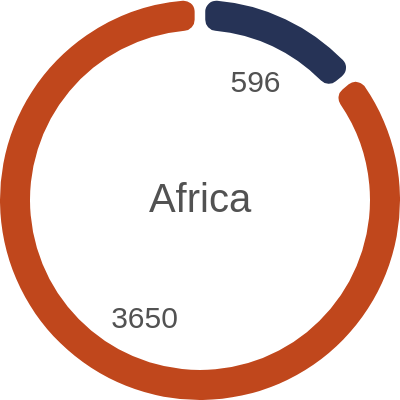

Write a Vega-Lite specification for this figure.
### Vega specification from a JSON file in a GitHub repository (floating-point values rounded to 4 significant figures)
{"$schema": "https://vega.github.io/schema/vega/v5.json", "description": "A basic donut chart example.", "width": 200, "height": 200, "autosize": "none", "signals": [{"name": "startAngle", "value": 0}, {"name": "endAngle", "value": 6.29}, {"name": "padAngle", "value": 0.04}, {"name": "innerRadius", "value": 85}, {"name": "cornerRadius", "value": 5.5}, {"name": "sort", "value": false}, {"name": "selected", "value": "", "on": [{"events": "mouseover", "update": "datum"}]}], "data": [{"name": "table", "values": [{"id": 1, "field": 596}, {"id": 2, "field": 3650}, {"id": 3, "field": 5}], "transform": [{"type": "pie", "field": "field", "startAngle": {"signal": "startAngle"}, "endAngle": {"signal": "endAngle"}, "sort": {"signal": "sort"}}]}, {"name": "fieldSum", "source": "table", "transform": [{"type": "aggregate", "fields": ["id"], "ops": ["sum"], "as": ["sum"]}]}], "scales": [{"name": "color", "type": "ordinal", "domain": {"data": "table", "field": "id"}, "range": ["#263356", "#c0471c", "#865a33"]}], "marks": [{"type": "arc", "from": {"data": "table"}, "encode": {"enter": {"fill": {"scale": "color", "field": "id"}, "x": {"signal": "width / 2"}, "y": {"signal": "height / 2"}}, "update": {"startAngle": {"field": "startAngle"}, "endAngle": {"field": "endAngle"}, "padAngle": {"signal": "padAngle"}, "innerRadius": {"signal": "innerRadius"}, "outerRadius": {"signal": "width / 2"}, "cornerRadius": {"signal": "cornerRadius"}}}}, {"type": "text", "encode": {"enter": {"fill": {"value": "#525252"}, "text": {"value": ""}}, "update": {"opacity": {"value": 1}, "x": {"signal": "width / 2"}, "y": {"signal": "height / 2"}, "align": {"value": "center"}, "baseline": {"value": "middle"}, "fontSize": {"value": 20}, "text": {"value": "Africa"}}}}, {"name": "mark_id", "type": "text", "from": {"data": "table"}, "encode": {"enter": {"text": {"signal": "if(datum['endAngle'] - datum['startAngle'] < 0.3, '', format(datum['field']/1, ''))"}, "x": {"signal": "if(width >= height, height, width) / 2"}, "y": {"signal": "if(width >= height, height, width) / 2"}, "radius": {"signal": "if(selected && selected.id == datum.id, if(width >= height, height, width) / 2 * 1.05 * 0.65, if(width >= height, height, width) / 2 * 0.65)"}, "theta": {"signal": "(datum['startAngle'] + datum['endAngle'])/2"}, "fill": {"value": "scales"}, "fontSize": {"value": 15}, "align": {"value": "center"}, "baseline": {"value": "middle"}}}}]}
